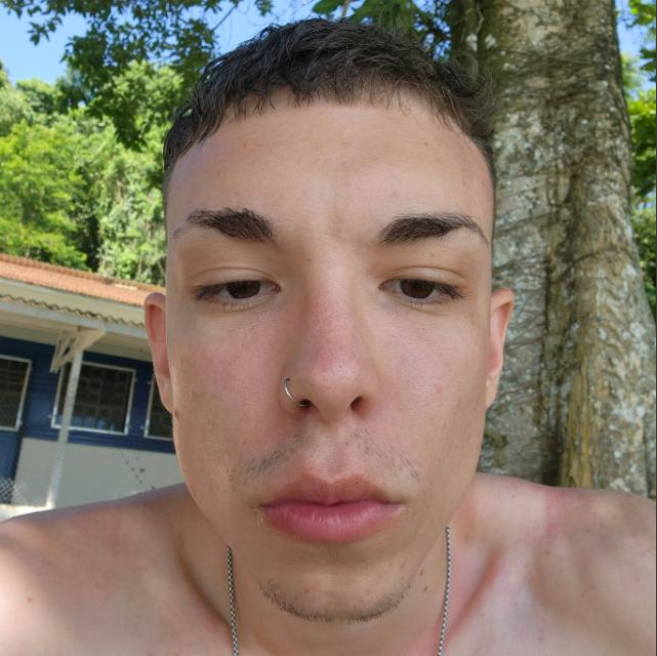
#> input picture images/cria.png, 657 x 656 px
$ python conversao.py
#> lines starting #> are read from the running program, lines starting #| are printed output that depends on the picture; after the words box and inside, x2 and y2 are one past the last pixel; in counts of white or black regions, pixels touching at a corner belong together
#-Conversão de colorido RGB para tons de cinza
#-Conversão de tons de cinza para preto e branco (limiarização/binarização manual)
import cv2
import numpy as np
import matplotlib.pyplot as plt

# Carrega a imagem
img = cv2.imread('images/cria.png')
#> img is the input picture: shape (656, 657, 3); mean B, G, R 102.8, 119.3, 133.3
cv2.imshow('Imagem Original', img)

# Converte a imagem para tons de cinza
gray = cv2.cvtColor(img, cv2.COLOR_BGR2GRAY)
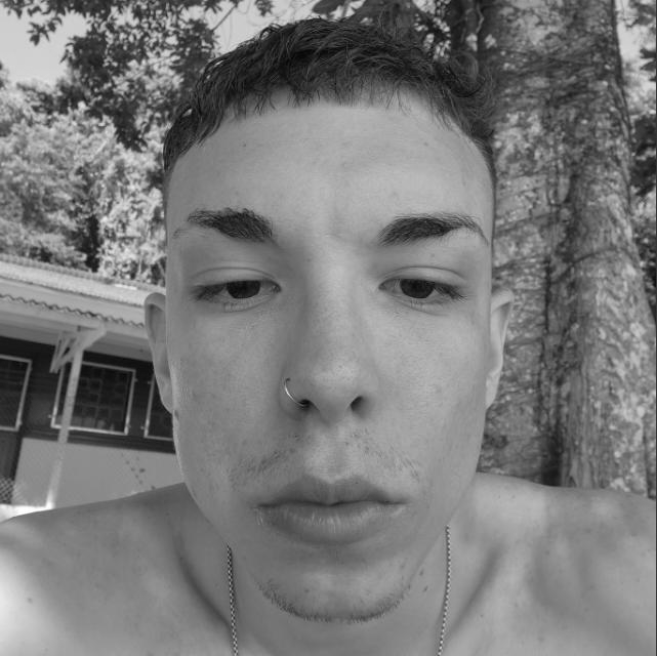
#> gray: shape (656, 657); min 7, max 254, mean 121.6
cv2.imshow('Imagem Cinza', gray)
cv2.waitKey(0)

# Limiarização/Binarização
ret, thresh = cv2.threshold(gray, 127, 255, cv2.THRESH_BINARY)
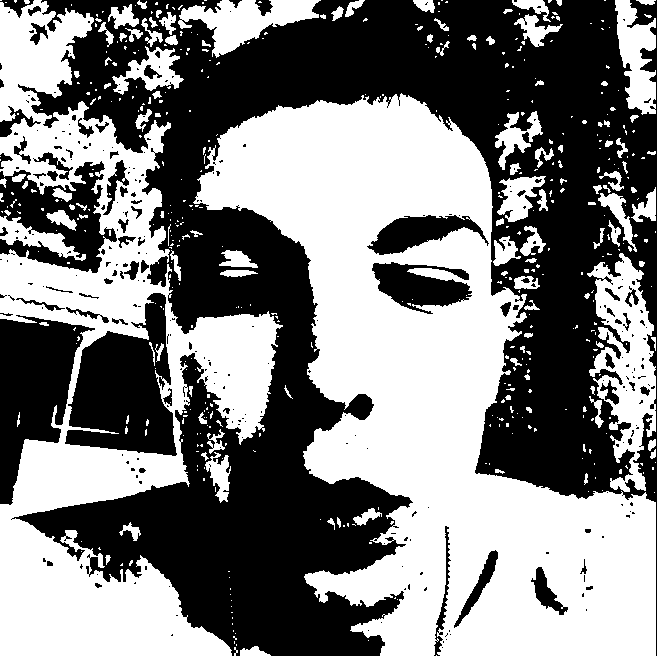
#> thresh: shape (656, 657); 50.1% white; 286 black regions (216 under 20 px), largest, box (x1, y1, x2, y2) and area: (11, 0, 657, 656) 174965, (65, 293, 177, 456) 11113, (0, 315, 95, 505) 9512
cv2.imshow('Imagem Binaria', thresh)

# ret, thresh = cv2.threshold(gray, 127, 255, cv2.THRESH_BINARY_INV)
# cv2.imshow('Imagem Binaria Invertida', thresh)
# cv2.waitKey(0)

# Limiarização/Binarização manual
for i in range(gray.shape[0]):
    for j in range(gray.shape[1]):
        if gray[i, j] > 127:
            gray[i, j] = 255
        else:
            gray[i, j] = 0

cv2.imshow('Imagem Binaria Manual', gray)
cv2.waitKey(0)

$ run again, with images/tigre.png copied over images/cria.png
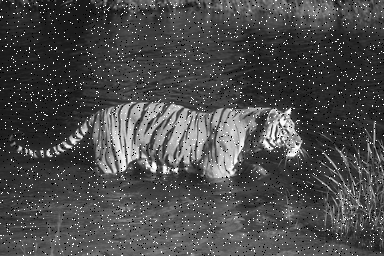
#> input picture images/tigre.png, 384 x 256 px
#> img is the input picture: shape (256, 384, 3); min 0, max 255, mean 74.9
#> `ret, thresh = cv2.threshold(gray, 127, 255, cv2.THRESH_BINARY)`:
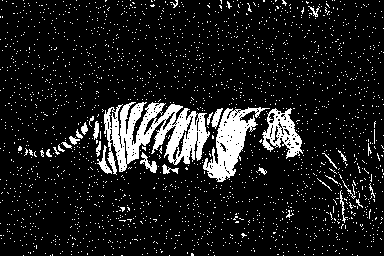
#> thresh: shape (256, 384); 11.1% white; 2169 white regions (2139 under 20 px), largest, box (x1, y1, x2, y2) and area: (104, 102, 210, 175) 3861, (203, 107, 270, 182) 1903, (262, 108, 303, 159) 980
